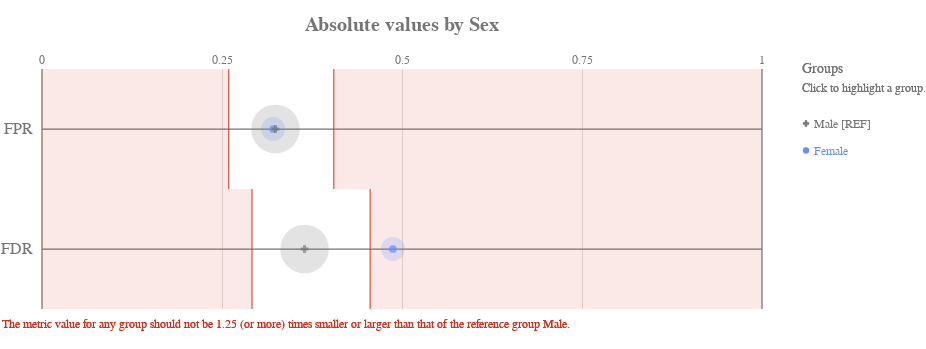

Notebook cell for this chart:
### Markdown cell above
#### Check how the fairness threshold maps to the absolute values of each metric

### Code cell
ap.absolute(bdf, metrics, 'sex', fairness_threshold = disparity_tolerance)

### Figure 1 — Vega-Lite specification as saved in the notebook (floating-point values rounded to 4 significant figures)
{"config": {"view": {"continuousWidth": 400, "continuousHeight": 300, "strokeWidth": 0}, "axisLeft": {"labelColor": "rgb(117,117,117)", "labelFont": "Arial", "labelFontSize": 16}, "title": {"align": "center", "baseline": "middle", "color": "rgb(117,117,117)", "font": "Arial", "fontSize": 20, "fontWeight": "bold"}}, "layer": [{"data": {"name": "data-22e37ecfbb523156dad3ffdb726c704c"}, "mark": {"type": "rule", "stroke": "rgb(117,117,117)", "strokeWidth": 1.25, "tooltip": ""}, "encoding": {"x": {"type": "quantitative", "field": "start", "scale": {"domain": [0, 1], "range": [40.0, 760.0]}}, "x2": {"field": "end"}, "y": {"type": "nominal", "axis": {"domain": false, "labelAngle": 0, "labelPadding": -30, "orient": "left", "ticks": false, "title": ""}, "field": "y_position", "scale": {"domain": ["FPR", "FDR"], "range": [30.0, 270.0]}}}}, {"data": {"name": "data-6cfe259518f6c7b358d8f836a73e6b7f"}, "mark": {"type": "rule", "stroke": "rgb(117,117,117)", "strokeWidth": 1.25, "tooltip": ""}, "encoding": {"x": {"type": "quantitative", "field": "x_position", "scale": {"domain": [0, 1], "range": [40.0, 760.0]}}, "y": {"value": 30.0}, "y2": {"value": 270.0}}}, {"data": {"name": "data-60ed1133fa688d151d36705a369482e0"}, "mark": {"type": "text", "align": "center", "color": "rgb(117,117,117)", "font": "Arial", "fontSize": 12, "fontWeight": "normal", "tooltip": ""}, "encoding": {"text": {"type": "nominal", "field": "value"}, "x": {"type": "quantitative", "field": "value", "scale": {"domain": [0, 1], "range": [40.0, 760.0]}}, "y": {"value": 21.0}}}, {"layer": [{"mark": {"type": "rect", "opacity": 0.8, "stroke": "rgb(217, 46, 28)", "strokeWidth": 1.25, "tooltip": ""}, "encoding": {"x": {"type": "quantitative", "field": "lower_threshold_value", "scale": {"domain": [0, 1], "range": [40.0, 760.0]}}, "x2": {"field": "lower_threshold_value"}, "y": {"type": "nominal", "axis": {"domain": false, "grid": false, "labels": false, "ticks": false, "title": " "}, "field": "metric", "scale": {"domain": ["FPR", "FDR"], "range": [30.0, 270.0]}}}}, {"mark": {"type": "rect", "opacity": 0.8, "stroke": "rgb(217, 46, 28)", "strokeWidth": 1.25, "tooltip": ""}, "encoding": {"x": {"type": "quantitative", "field": "upper_threshold_value", "scale": {"domain": [0, 1], "range": [40.0, 760.0]}}, "x2": {"field": "upper_threshold_value"}, "y": {"type": "nominal", "axis": {"domain": false, "grid": false, "labels": false, "ticks": false, "title": " "}, "field": "metric", "scale": {"domain": ["FPR", "FDR"], "range": [30.0, 270.0]}}}}, {"layer": [{"mark": {"type": "rect", "fill": "rgb(217, 46, 28)", "opacity": 0.1, "tooltip": ""}, "encoding": {"x": {"type": "quantitative", "field": "lower_threshold_value", "scale": {"domain": [0, 1], "range": [40.0, 760.0]}}, "x2": {"field": "lower_end"}, "y": {"type": "nominal", "axis": {"domain": false, "grid": false, "labels": false, "ticks": false, "title": " "}, "field": "metric", "scale": {"domain": ["FPR", "FDR"], "range": [30.0, 270.0]}}}}, {"mark": {"type": "rect", "fill": "rgb(217, 46, 28)", "opacity": 0.1, "tooltip": ""}, "encoding": {"x": {"type": "quantitative", "field": "upper_threshold_value", "scale": {"domain": [0, 1], "range": [40.0, 760.0]}}, "x2": {"field": "upper_end"}, "y": {"type": "nominal", "axis": {"domain": false, "grid": false, "labels": false, "ticks": false, "title": " "}, "field": "metric", "scale": {"domain": ["FPR", "FDR"], "range": [30.0, 270.0]}}}}]}, {"data": {"name": "data-79dd248bdaa0ea02c535240e8ad022c8"}, "mark": {"type": "text", "align": "left", "baseline": "top", "fill": "rgb(217, 46, 28)", "font": "Arial", "fontSize": 12, "fontWeight": "normal", "tooltip": ""}, "encoding": {"text": {"value": "The metric value for any group should not be 1.25 (or more) times smaller or larger than that of the reference group Male."}, "x": {"value": 0}, "y": {"value": 280.0}}}], "data": {"name": "data-71c30a1d884455c3c5d7a4ce729c0e1c"}}, {"layer": [{"mark": "circle"}, {"data": {"name": "data-5cad3661f0c3c3766347afeafabd2900"}, "mark": {"type": "circle", "opacity": 0.2}, "encoding": {"color": {"condition": {"type": "nominal", "field": "attribute_value", "legend": null, "scale": {"domain": ["Male", "Female"], "range": ["rgb(117,117,117)", "rgb(100, 143, 255)", "rgb(254, 97, 0)", "rgb(220, 38, 127)", "rgb(255, 176, 0)", "rgb(120, 94, 240)"]}, "selection": "selector043"}, "value": "rgb(224,224,224)"}, "size": {"type": "quantitative", "field": "group_size", "legend": null, "scale": {"domain": [0, 6983.0], "range": [0, 2827.0]}}, "tooltip": [{"type": "nominal", "field": "attribute_value", "title": "Group"}, {"type": "nominal", "field": "tooltip_group_size", "title": "Group Size"}, {"type": "nominal", "field": "tooltip_disparity_explanation_fpr", "title": "Disparity"}, {"type": "quantitative", "field": "fpr", "format": ".2f", "title": "FPR"}], "x": {"type": "quantitative", "axis": {"domain": false, "labels": false, "ticks": false, "title": null, "values": [0.25, 0.5, 0.75]}, "field": "fpr", "scale": {"domain": [0, 1], "range": [40.0, 760.0]}}, "y": {"type": "nominal", "axis": {"domain": false, "grid": false, "labels": false, "ticks": false, "title": " "}, "field": "metric_variable", "scale": {"domain": ["FPR", "FDR"], "range": [30.0, 270.0]}}}, "selection": {"selector045": {"type": "multi", "empty": "all", "fields": ["attribute_value"]}}, "transform": [{"calculate": "'FPR'", "as": "metric_variable"}]}, {"data": {"name": "data-5cad3661f0c3c3766347afeafabd2900"}, "mark": {"type": "circle", "opacity": 0.2}, "encoding": {"color": {"condition": {"type": "nominal", "field": "attribute_value", "legend": null, "scale": {"domain": ["Male", "Female"], "range": ["rgb(117,117,117)", "rgb(100, 143, 255)", "rgb(254, 97, 0)", "rgb(220, 38, 127)", "rgb(255, 176, 0)", "rgb(120, 94, 240)"]}, "selection": "selector043"}, "value": "rgb(224,224,224)"}, "size": {"type": "quantitative", "field": "group_size", "legend": null, "scale": {"domain": [0, 6983.0], "range": [0, 2827.0]}}, "tooltip": [{"type": "nominal", "field": "attribute_value", "title": "Group"}, {"type": "nominal", "field": "tooltip_group_size", "title": "Group Size"}, {"type": "nominal", "field": "tooltip_disparity_explanation_fdr", "title": "Disparity"}, {"type": "quantitative", "field": "fdr", "format": ".2f", "title": "FDR"}], "x": {"type": "quantitative", "axis": {"domain": false, "labels": false, "ticks": false, "title": null, "values": [0.25, 0.5, 0.75]}, "field": "fdr", "scale": {"domain": [0, 1], "range": [40.0, 760.0]}}, "y": {"type": "nominal", "axis": {"domain": false, "grid": false, "labels": false, "ticks": false, "title": " "}, "field": "metric_variable", "scale": {"domain": ["FPR", "FDR"], "range": [30.0, 270.0]}}}, "selection": {"selector047": {"type": "multi", "empty": "all", "fields": ["attribute_value"]}}, "transform": [{"calculate": "'FDR'", "as": "metric_variable"}]}, {"layer": [{"mark": "point"}, {"data": {"name": "data-5cad3661f0c3c3766347afeafabd2900"}, "mark": {"type": "point", "filled": true, "size": 60}, "encoding": {"color": {"condition": {"type": "nominal", "field": "attribute_value", "legend": null, "scale": {"domain": ["Male", "Female"], "range": ["rgb(117,117,117)", "rgb(100, 143, 255)", "rgb(254, 97, 0)", "rgb(220, 38, 127)", "rgb(255, 176, 0)", "rgb(120, 94, 240)"]}, "selection": "selector043"}, "value": "rgb(224,224,224)"}, "shape": {"type": "nominal", "field": "attribute_value", "legend": null, "scale": {"domain": ["Male", "Female"], "range": ["cross", "circle"]}}, "tooltip": [{"type": "nominal", "field": "attribute_value", "title": "Group"}, {"type": "nominal", "field": "tooltip_group_size", "title": "Group Size"}, {"type": "nominal", "field": "tooltip_disparity_explanation_fpr", "title": "Disparity"}, {"type": "quantitative", "field": "fpr", "format": ".2f", "title": "FPR"}], "x": {"type": "quantitative", "axis": {"domain": false, "labels": false, "ticks": false, "title": null, "values": [0.25, 0.5, 0.75]}, "field": "fpr", "scale": {"domain": [0, 1], "range": [40.0, 760.0]}}, "y": {"type": "nominal", "axis": {"domain": false, "grid": false, "labels": false, "ticks": false, "title": " "}, "field": "metric_variable", "scale": {"domain": ["FPR", "FDR"], "range": [30.0, 270.0]}}}, "selection": {"selector044": {"type": "multi", "empty": "all", "fields": ["attribute_value"]}}, "transform": [{"calculate": "'FPR'", "as": "metric_variable"}]}, {"data": {"name": "data-5cad3661f0c3c3766347afeafabd2900"}, "mark": {"type": "point", "filled": true, "size": 60}, "encoding": {"color": {"condition": {"type": "nominal", "field": "attribute_value", "legend": null, "scale": {"domain": ["Male", "Female"], "range": ["rgb(117,117,117)", "rgb(100, 143, 255)", "rgb(254, 97, 0)", "rgb(220, 38, 127)", "rgb(255, 176, 0)", "rgb(120, 94, 240)"]}, "selection": "selector043"}, "value": "rgb(224,224,224)"}, "shape": {"type": "nominal", "field": "attribute_value", "legend": null, "scale": {"domain": ["Male", "Female"], "range": ["cross", "circle"]}}, "tooltip": [{"type": "nominal", "field": "attribute_value", "title": "Group"}, {"type": "nominal", "field": "tooltip_group_size", "title": "Group Size"}, {"type": "nominal", "field": "tooltip_disparity_explanation_fdr", "title": "Disparity"}, {"type": "quantitative", "field": "fdr", "format": ".2f", "title": "FDR"}], "x": {"type": "quantitative", "axis": {"domain": false, "labels": false, "ticks": false, "title": null, "values": [0.25, 0.5, 0.75]}, "field": "fdr", "scale": {"domain": [0, 1], "range": [40.0, 760.0]}}, "y": {"type": "nominal", "axis": {"domain": false, "grid": false, "labels": false, "ticks": false, "title": " "}, "field": "metric_variable", "scale": {"domain": ["FPR", "FDR"], "range": [30.0, 270.0]}}}, "selection": {"selector046": {"type": "multi", "empty": "all", "fields": ["attribute_value"]}}, "transform": [{"calculate": "'FDR'", "as": "metric_variable"}]}]}]}, {"layer": [{"mark": {"type": "point", "filled": true, "opacity": 1, "size": 39.48}, "encoding": {"color": {"condition": {"type": "nominal", "field": "attribute_value", "legend": null, "scale": {"domain": ["Male", "Female"], "range": ["rgb(117,117,117)", "rgb(100, 143, 255)", "rgb(254, 97, 0)", "rgb(220, 38, 127)", "rgb(255, 176, 0)", "rgb(120, 94, 240)"]}, "selection": "selector043"}, "value": "rgb(224,224,224)"}, "shape": {"type": "nominal", "field": "attribute_value", "legend": null, "scale": {"domain": ["Male", "Female"], "range": ["cross", "circle"]}}, "x": {"value": 804}, "y": {"type": "nominal", "axis": {"domain": false, "grid": false, "labels": false, "ticks": false, "title": " "}, "field": "attribute_value", "scale": {"domain": ["Male", "Female"], "range": [71, 125]}}}, "selection": {"selector043": {"type": "multi", "empty": "all", "fields": ["attribute_value"]}}}, {"mark": {"type": "text", "align": "left", "baseline": "middle", "font": "Arial", "fontSize": 12, "fontWeight": "normal"}, "encoding": {"color": {"condition": {"type": "nominal", "field": "attribute_value", "legend": null, "scale": {"domain": ["Male", "Female"], "range": ["rgb(117,117,117)", "rgb(100, 143, 255)", "rgb(254, 97, 0)", "rgb(220, 38, 127)", "rgb(255, 176, 0)", "rgb(120, 94, 240)"]}, "selection": "selector043"}, "value": "rgb(224,224,224)"}, "text": {"type": "nominal", "field": "label"}, "x": {"value": 812}, "y": {"type": "nominal", "axis": {"domain": false, "grid": false, "labels": false, "ticks": false, "title": " "}, "field": "attribute_value", "scale": {"domain": ["Male", "Female"], "range": [71, 125]}}}, "selection": {"selector048": {"type": "multi", "empty": "all", "fields": ["attribute_value"]}}}, {"data": {"name": "data-79dd248bdaa0ea02c535240e8ad022c8"}, "mark": {"type": "text", "align": "left", "baseline": "middle", "color": "rgb(117,117,117)", "font": "Arial", "fontSize": 12, "fontWeight": "normal"}, "encoding": {"text": {"value": "Click to highlight a group."}, "x": {"value": 800}, "y": {"value": 49}}}, {"data": {"name": "data-79dd248bdaa0ea02c535240e8ad022c8"}, "mark": {"type": "text", "align": "left", "baseline": "middle", "color": "rgb(117,117,117)", "font": "Arial", "fontSize": 14, "fontWeight": "normal"}, "encoding": {"text": {"value": "Groups"}, "x": {"value": 800}, "y": {"value": 30}}}], "data": {"name": "data-d79b6fcf6fc2d8883b03661337595d04"}}], "height": 300, "padding": {"top": 15, "bottom": 10}, "resolve": {"scale": {"size": "independent", "y": "independent"}}, "title": "Absolute values by Sex", "width": 800, "$schema": "https://vega.github.io/schema/vega-lite/v4.8.1.json", "datasets": {"data-22e37ecfbb523156dad3ffdb726c704c": [{"y_position": "FPR", "start": 0, "end": 1}, {"y_position": "FDR", "start": 0, "end": 1}], "data-6cfe259518f6c7b358d8f836a73e6b7f": [{"x_position": 0}, {"x_position": 1}], "data-60ed1133fa688d151d36705a369482e0": [{"value": 0.0}, {"value": 0.25}, {"value": 0.5}, {"value": 0.75}, {"value": 1.0}], "data-71c30a1d884455c3c5d7a4ce729c0e1c": [{"lower_end": 0, "upper_end": 1, "lower_threshold_value": 0.2594, "upper_threshold_value": 0.4053, "metric": "FPR"}, {"lower_end": 0, "upper_end": 1, "lower_threshold_value": 0.2917, "upper_threshold_value": 0.4558, "metric": "FDR"}], "data-79dd248bdaa0ea02c535240e8ad022c8": [{"a": 1, "b": 0}, {"a": 1, "b": 0}], "data-5cad3661f0c3c3766347afeafabd2900": [{"attribute_name": "sex", "attribute_value": "Female", "group_size": 1395, "total_entities": 7214, "fpr": 0.3211, "fdr": 0.4873, "fpr_disparity": 0.9903, "fdr_disparity": 1.336, "fpr_disparity_scaled": -0.009751, "fdr_disparity_scaled": 0.3364, "tooltip_group_size": "1,395 (19.34%)", "tooltip_disparity_explanation_fpr": "1.01 times smaller FPR than the reference group", "tooltip_disparity_explanation_fdr": "1.34 times larger FDR than the reference group"}, {"attribute_name": "sex", "attribute_value": "Male", "group_size": 5819, "total_entities": 7214, "fpr": 0.3242, "fdr": 0.3646, "fpr_disparity": 1.0, "fdr_disparity": 1.0, "fpr_disparity_scaled": 0.0, "fdr_disparity_scaled": 0.0, "tooltip_group_size": "5,819 (80.66%)", "tooltip_disparity_explanation_fpr": "Reference group", "tooltip_disparity_explanation_fdr": "Reference group"}], "data-d79b6fcf6fc2d8883b03661337595d04": [{"attribute_value": "Male", "label": "Male [REF]"}, {"attribute_value": "Female", "label": "Female"}]}}
